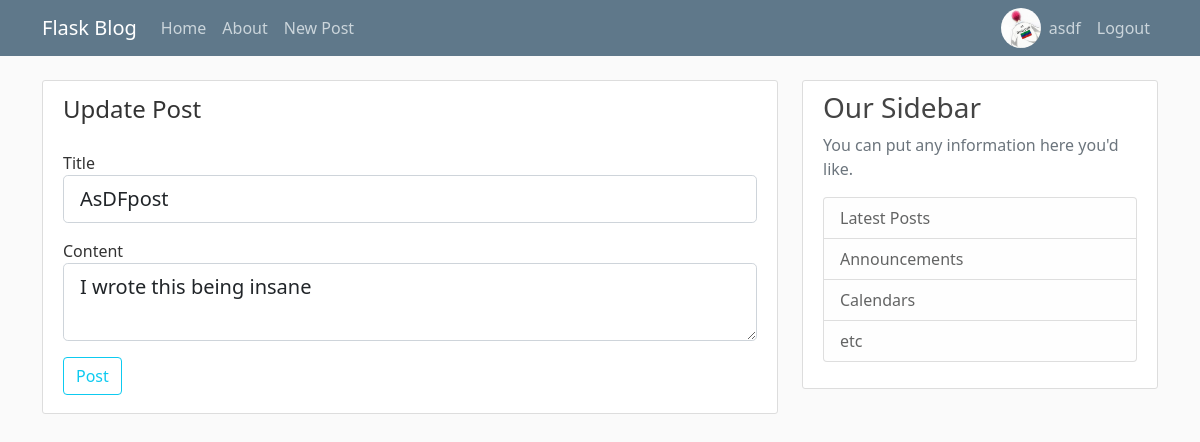
The app's page /post/3/update (signed in) with its own data.
### flaskblog/models.py (models this page shows, shortened)
class User(db.Model, UserMixin):
    id = db.Column(db.Integer, primary_key=True)
    username = db.Column(db.String(20), unique=True, nullable=False)
    email = db.Column(db.String(120), unique=True, nullable=False)
    image_file = db.Column(db.String(20), nullable=False, default='default.png')
    password = db.Column(db.String(60),  nullable=False)
    posts = db.relationship('Post', backref='author', lazy=True)

class Post(db.Model):
    id = db.Column(db.Integer, primary_key=True)
    title = db.Column(db.String(100), nullable=False)
    date_posted = db.Column(db.DateTime, nullable=False, default=datetime.utcnow)
    content = db.Column(db.Text, nullable=False)
    user_id = db.Column(db.Integer, db.ForeignKey('user.id'), nullable=False)

### flaskblog/posts/routes.py (the view)
@posts.route("/post/<int:post_id>/update", methods=['GET', 'POST'])
@login_required
def update_post(post_id):
    post = db.get_or_404(Post, post_id)
    if post.author != current_user:
        abort(403)
    form = PostForm()
    if form.validate_on_submit():
        post.title = form.title.data
        post.content = form.content.data
        db.session.commit()
        flash('Your post has been updated!', 'success')
        return redirect(url_for('posts.post', post_id=post.id))
    elif request.method == 'GET':
        form.title.data = post.title
        form.content.data = post.content
    return render_template('update_post.html', title='Update Post', form=form)

### flaskblog/posts/forms.py
class PostForm(FlaskForm):
    title = StringField('Title', validators=[DataRequired()])
    content = TextAreaField('Content', validators=[DataRequired()])
    submit = SubmitField('Post')

### flaskblog/models.py (called while the page is built)
@login_manager.user_loader
def load_user(user_id):
    query = db.select(User).where(User.id == int(user_id))  # user_id should be an integer so int() here to be sure
    return db.session.execute(query).scalar()               # using scalar() to get only one element

### flaskblog/templates/update_post.html (shortened to what this page needs)
{% extends "layout.html" %}
{% block content %}
    <div class="content-section">
        <form method="POST" action="">
            <fieldset class="form-group">
                <legend class="border-bootom mb-4">Update Post</legend>
                <div class="form-group">
                    {{ form.title.label(class="form-control-label") }}
                    {% if form.title.errors %}
                        {{ form.title(class="form-control form-control-lg is-invalid") }}
                        <div class="invalid-feedback mb-2">
                            {% for error in form.title.errors %}
                                <span>{{ error }}</span>
                            {% endfor %}
                        </div>
                    {% else %}
                        {{ form.title(class="form-control form-control-lg mb-3") }}
                    {% endif %}
                </div>
                <div class="form-group">
                    {{ form.content.label(class="form-control-label") }}
                    {% if form.content.errors %}
                        {{ form.content(class="form-control form-control-lg is-invalid") }}
                        <div class="invalid-feedback mb-2">
                            {% for error in form.content.errors %}
                                <span>{{ error }}</span>
                            {% endfor %}
                        </div>
                    {% else %}
                        {{ form.content(class="form-control form-control-lg mb-3") }}
                    {% endif %}
                </div>
            </fieldset>
            <div class="form-group">
                {{ form.submit(class="btn btn-outline-info mb-2 ") }}
            </div>
        </form>
    </div>
{% endblock content %}

### flaskblog/templates/layout.html (shortened to what this page needs)
<!DOCTYPE html>
<html lang="en">
<head>
    <link href="https://cdn.jsdelivr.net/npm/bootstrap@5.0.2/dist/css/bootstrap.min.css" rel="stylesheet">
    <link rel="stylesheet" type="text/css" href="{{ url_for('static', filename='main.css') }}">
</head>
<body>
    <header class="site-header">
      <nav class="navbar navbar-expand-md navbar-dark bg-steel fixed-top">
        <div class="container">
          <a class="navbar-brand mr-4" href="{{ url_for('main.home') }}">Flask Blog</a>
          <div class="collapse navbar-collapse" id="navbarToggle">
            <div class="navbar-nav mr-auto">
              <a class="nav-item nav-link" href="{{ url_for('main.home') }}">Home</a>
              <a class="nav-item nav-link" href="{{ url_for('main.about') }}">About</a>
              {% if current_user.is_authenticated %}
                  <a class="nav-item nav-link" href="{{ url_for('posts.new_post') }}">New Post</a>
              {% endif %}
            </div>
            <div class="navbar-nav ms-auto">
                {% if current_user.is_authenticated %}
                    <a href="{{ url_for('users.account') }}"><img class="rounded-circle account-img-header" src="{{ url_for('static', filename='profile_pics/' + current_user.image_file)}}" alt="profile-picture"></a>
                    <a class="nav-item nav-link" href="{{ url_for('users.account') }}">{{ current_user.username }}</a>
                    <a class="nav-item nav-link" href="{{ url_for('users.logout') }}">Logout</a>
                {% else %}
                    <a class="nav-item nav-link" href="{{ url_for('users.login') }}">Login</a>
                    <a class="nav-item nav-link" href="{{ url_for('users.register') }}">Register</a>
                {% endif %}
            </div>
          </div>
        </div>
      </nav>
    </header>
    <main role="main" class="container">
        <div class="row">
          <div class="col-md-8">
            {% block content %}{% endblock %}
          </div>
          <div class="col-md-4">
            <div class="content-section">
              <h3>Our Sidebar</h3>
              <p class='text-muted'>You can put any information here you'd like.
                <ul class="list-group">
                  <li class="list-group-item list-group-item-light">Latest Posts</li>
                  <li class="list-group-item list-group-item-light">Announcements</li>
                  <li class="list-group-item list-group-item-light">Calendars</li>
                  <li class="list-group-item list-group-item-light">etc</li>
                </ul>
              </p>
            </div>
          </div>
        </div>
    </main>
</body>
</html>

### flaskblog/static/main.css (style rules this page uses)
body { background: #fafafa; color: #333333; margin-top: 5rem; }
h1, h2, h3, h4, h5, h6 { color: #444444; }
.bg-steel { background-color: #5f788a; }
.site-header .navbar-nav .nav-link { color: #cbd5db; }
.content-section { background: #ffffff; padding: 10px 20px; border: 1px solid #dddddd; border-radius: 3px; margin-bottom: 20px; }
.account-img-header { height: 40px; width: 40px; }

### records on screen
User: image_file (picture), username "asdf"
Post: title "AsDFpost", content "I wrote this being insane"
